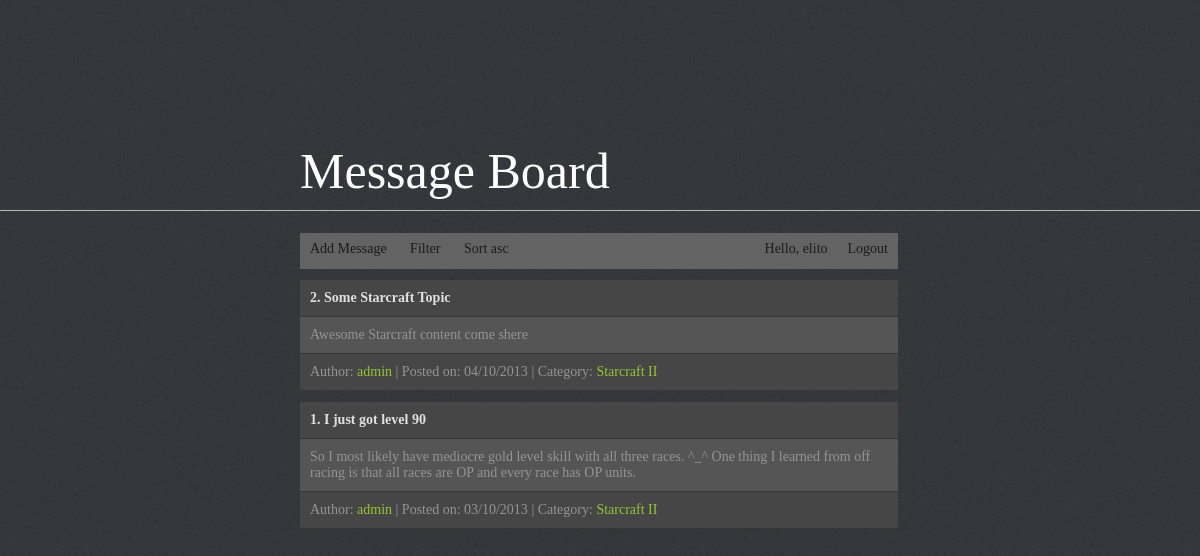
Page /index.php?c=2 (signed in) on the committed database.
### tables this page shows
CREATE TABLE IF NOT EXISTS `msg` (
  `msg_id` int(11) NOT NULL AUTO_INCREMENT,
  `author_id` int(11) NOT NULL,
  `cat_id` int(11) NOT NULL,
  `date_added` int(11) NOT NULL,
  `title` varchar(50) NOT NULL,
  `content` varchar(250) NOT NULL,
  PRIMARY KEY (`msg_id`),
  KEY `author` (`author_id`),
  KEY `cat_id` (`cat_id`)
);

CREATE TABLE IF NOT EXISTS `users` (
  `user_id` int(11) NOT NULL AUTO_INCREMENT,
  `username` varchar(50) NOT NULL,
  `password` varchar(50) NOT NULL,
  `email` varchar(30) NOT NULL,
  `power` tinyint(4) NOT NULL DEFAULT '1',
  PRIMARY KEY (`user_id`)
);

CREATE TABLE IF NOT EXISTS `cat` (
  `cat_id` int(11) NOT NULL AUTO_INCREMENT,
  `cname` varchar(50) NOT NULL,
  PRIMARY KEY (`cat_id`)
);

### index.php (the view, shortened to what this page needs)
<?php
require 'inc/config.php';
require 'inc/header.php';
$linkFix = 'asc';
$sqlFilter = '';
$sqlDateFilter = 'desc';
if (isset($_GET['c'])) {
    $cat = (int) $_GET['c'];
    $sqlFilter = ' AND c.cat_id=' . $cat . ' ';
} else if (isset($_GET['u'])) {
    $user = (int) $_GET['u'];
    $sqlFilter = ' AND u.user_id=' . $user . ' ';
} else if (isset($_GET['sort'])) {
    if ($_GET['sort'] == 'desc') {
        $linkFix = 'asc';
        $sqlDateFilter = 'desc';
        $sqlFilter = '';
    } else {
        $linkFix = 'desc';
        $sqlDateFilter = 'asc';
        $sqlFilter = '';
    }
}
?>
<div id="navigation">
    <ul id="menu">
        <li><a href="#" id="addMSG">Add Message</a></li>
        <li><a href="index.php">Filter</a>
        </li>
        <li><a href="?sort=<?= $linkFix; ?>">Sort <?= $linkFix; ?></a></li>
        <li style="float: right;"><a href="logout.php">Logout</a></li>
        <li style="float: right;"><a href="#">Hello, <?= $_SESSION['username'] ?></a></li>
    </ul>
</div>
<?php
$sql = 'SELECT u.username,u.user_id,m.msg_id,m.title,m.content,m.date_added, c.cname, c.cat_id
        FROM msg as m, users as u, cat as c
        WHERE m.author_id = u.user_id AND c.cat_id = m.cat_id' .
        $sqlFilter
        . ' ORDER BY m.date_added ' . $sqlDateFilter;
$result = mysqli_query($link, $sql);
if ($result->num_rows > 0) {
    if ($linkFix == 'asc') {
        $counter = $result->num_rows;
    } else {
        $counter = 1;
    }
    while ($row = $result->fetch_assoc()) {
        $real_date = date('d/m/Y', $row['date_added']);
        echo '<table>
    <tr>
        <td class="sum">' . $counter . '. ' . $row['title'] . '</td>
    </tr>
    <tr>
        <td>' . $row['content'] . '</td>
    </tr>
    <tr>
        <td>Author: <a href="?u=' . $row['user_id'] . '">' . $row['username'] . '</a> | Posted on: ' . $real_date . ' | Category: <a href="?c=' . $row['cat_id'] . '">' . $row['cname'] . '</a>';
        echo '</td>
    </tr>
</table>';
        if ($linkFix == 'desc') {
            $counter++;
        } else {
            $counter--;
        }
    }
} else {
    echo '<table><tr><td style="color: #ffc000;">';
    echo 'There are no messages at the moment.';
    echo '</td></tr></table>';
}
?>
<?php
include 'inc/footer.php';
?>

### css/style.css (style rules this page uses)
body { background: #33363b url(../img/bg.jpg)repeat-x;font-family: Tahoma;font-size: 14px; }
#navigation { float: left;width: 598px;height: 36px; background: #636363; }
table { color: #949494; border-collapse: collapse;width: 600px;margin-left: -1px;position: relative;top:10px;float: left;z-index: 2; margin-bottom: 10px; }
td { background: #555555; border: 1px solid #363636; padding: 10px; text-align: left; }
tr:first-child td, tr:last-child td { background: #464646; }
.sum { font-weight: bold;color: #e0e0e0; }
td a { color: #93c72e; text-decoration: none; }
ul#menu, ul#menu ul.sub-menu { padding:0; margin: 0; margin-top: 3px; }
ul#menu li, ul#menu ul.sub-menu li { list-style-type: none; display: inline-block; }
ul#menu li a, ul#menu li ul.sub-menu li a { text-decoration: none; color: #1c1c1c; background: #636363; padding: 8px 10px 0 10px; display:inline-block; height: 28px; margin-top: -3px; }
ul#menu li { position: relative; }

### rows in the picture
msg: counter "2", title "Some Starcraft Topic", content "Awesome Starcraft content come shere", author.username "admin", date_added "04/10/2013", cat.cname "Starcraft II"
msg: counter "1", title "I just got level 90", content "So I most likely have mediocre gold level skill with all three races. ^_^ One thing I learned from off racing is that all races are OP and every race has OP units.", author.username "admin", date_added "03/10/2013", cat.cname "Starcraft II"

### other values in the picture
$linkFix "asc"
$_SESSION['username'] "elito"
